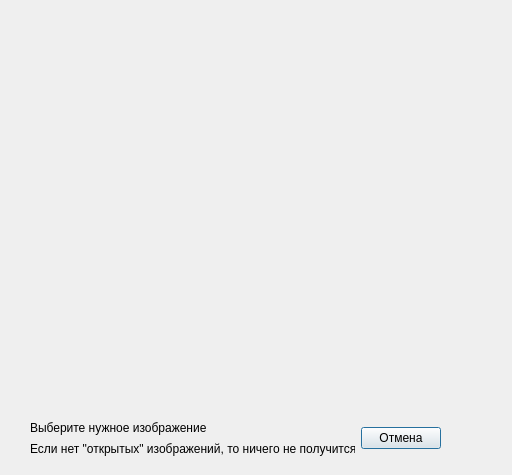
<?xml version="1.0" encoding="UTF-8"?>
<ui version="4.0">
 <class>choose_button</class>
 <widget class="QDialog" name="choose_button">
  <property name="geometry">
   <rect>
    <x>0</x>
    <y>0</y>
    <width>512</width>
    <height>475</height>
   </rect>
  </property>
  <property name="windowTitle">
   <string>Dialog</string>
  </property>
  <widget class="QWidget" name="gridLayoutWidget">
   <property name="geometry">
    <rect>
     <x>30</x>
     <y>20</y>
     <width>401</width>
     <height>341</height>
    </rect>
   </property>
   <layout class="QGridLayout" name="buttons_grid"/>
  </widget>
  <widget class="QWidget" name="">
   <property name="geometry">
    <rect>
     <x>30</x>
     <y>420</y>
     <width>411</width>
     <height>36</height>
    </rect>
   </property>
   <layout class="QHBoxLayout" name="componate_interface">
    <item>
     <layout class="QVBoxLayout" name="componate_lbl_info">
      <item>
       <widget class="QLabel" name="lbl">
        <property name="text">
         <string>Выберите нужное изображение</string>
        </property>
       </widget>
      </item>
      <item>
       <widget class="QLabel" name="lbl_joke">
        <property name="text">
         <string>Если нет &quot;открытых&quot; изображений, то ничего не получится =)</string>
        </property>
       </widget>
      </item>
     </layout>
    </item>
    <item>
     <widget class="QPushButton" name="button_cancel">
      <property name="text">
       <string>Отмена</string>
      </property>
     </widget>
    </item>
   </layout>
  </widget>
 </widget>
 <resources/>
 <connections/>
</ui>
